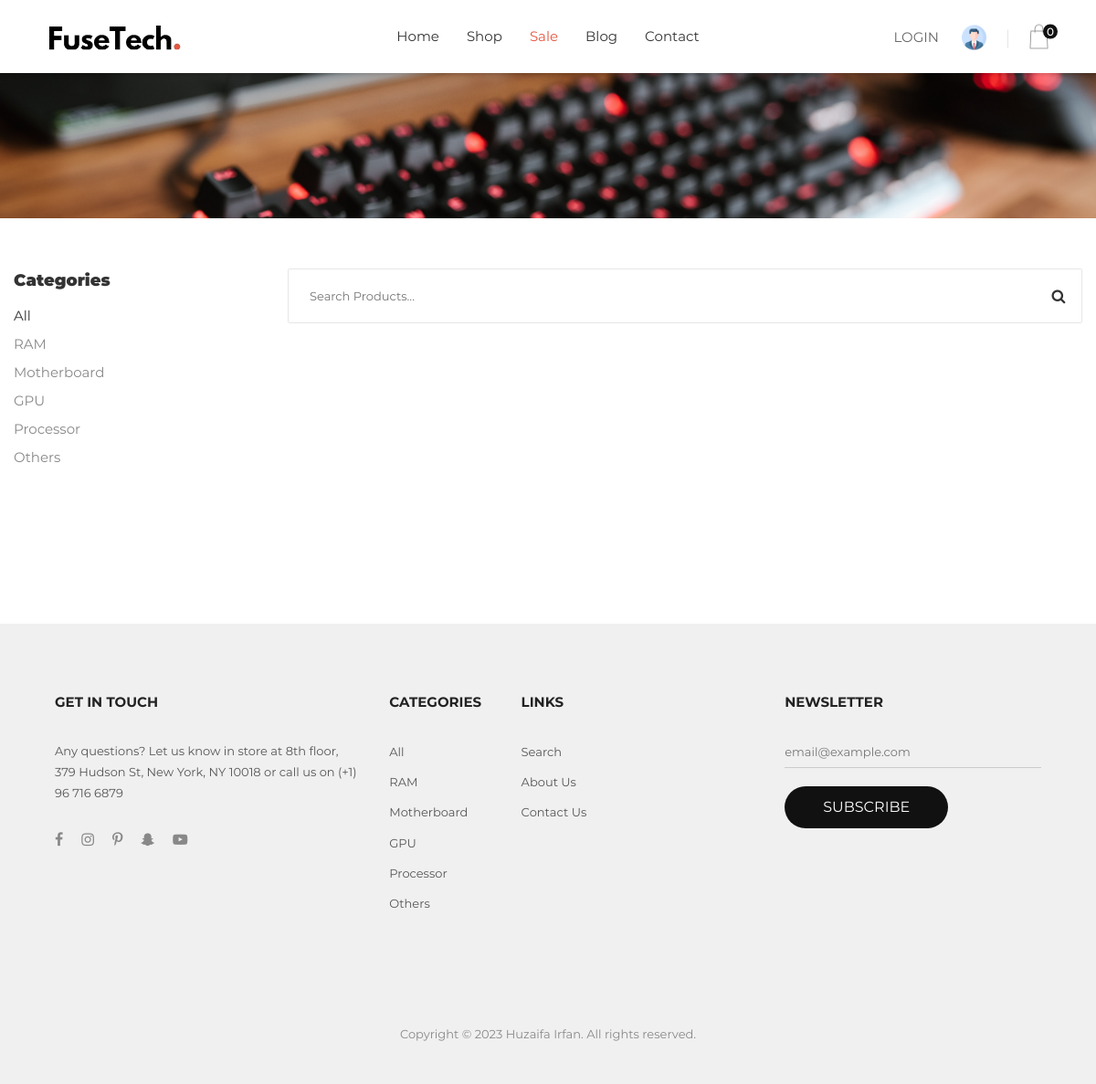
The app's page /products.php?id=3 with its own data.
### tables this page shows
CREATE TABLE `tbl_category` (
  `cat_id` int(11) NOT NULL,
  `cat_name` varchar(500) NOT NULL,
  `brand` int(11) DEFAULT NULL
);

### products.php (the view, shortened to what this page needs)
<?php
include("connection.php");
?>
<!DOCTYPE html>
<html lang="en">
<head>
	<link rel="stylesheet" type="text/css" href="vendor/bootstrap/css/bootstrap.min.css">
	<link rel="stylesheet" type="text/css" href="fonts/font-awesome-4.7.0/css/font-awesome.min.css">
	<link rel="stylesheet" type="text/css" href="fonts/themify/themify-icons.css">
	<link rel="stylesheet" type="text/css" href="fonts/Linearicons-Free-v1.0.0/icon-font.min.css">
	<link rel="stylesheet" type="text/css" href="fonts/elegant-font/html-css/style.css">
	<link rel="stylesheet" type="text/css" href="vendor/animate/animate.css">
	<link rel="stylesheet" type="text/css" href="vendor/css-hamburgers/hamburgers.min.css">
	<link rel="stylesheet" type="text/css" href="vendor/animsition/css/animsition.min.css">
	<link rel="stylesheet" type="text/css" href="vendor/select2/select2.min.css">
	<link rel="stylesheet" type="text/css" href="vendor/slick/slick.css">
	<link rel="stylesheet" type="text/css" href="vendor/noui/nouislider.min.css">
	<link rel="stylesheet" type="text/css" href="css/util.css">
	<link rel="stylesheet" type="text/css" href="css/main.css">
</head>
<body class="animsition">
	<?php include("nav.php");?>
	<section class="bg-title-page p-t-50 p-b-40 flex-col-c-m" style="background-image: url(images/other.jpg);">
	</section>
	<section class="bgwhite p-t-55 p-b-65">
		<div class="container">
			<div class="row">
				<div class="col-sm-6 col-md-4 col-lg-3 p-b-50">
					<div class="leftbar p-r-20 p-r-0-sm">
						<h4 class="m-text14 p-b-7">
							Categories
						</h4>
						<ul class="p-b-54">
							<li class="p-t-4">
								<a href="shop_allproducts.php" class="s-text13 active1">
									All
								</a>
							</li>
							<?php $select_cat = "SELECT * FROM `tbl_category`";
							$select_cat_run = mysqli_query($con , $select_cat);
							while($category = mysqli_fetch_array($select_cat_run)){?>
							<li class="p-t-4">
								<a href="products.php?id=<?php echo $category['cat_id']?>" class="s-text13">
									<?php echo $category['cat_name']?>
								</a>
							</li>
							<?php }?>
						</ul>
					</div>
				</div>
				<div class="col-sm-6 col-md-8 col-lg-9 p-b-50">
					<div class="flex p-b-35">
						<div class="search-product pos-relative bo4 of-hidden">
							<input class="s-text7 size6 p-l-23 p-r-50" type="text" name="search-product"
								placeholder="Search Products...">
							<button class="flex-c-m size5 ab-r-m color2 color0-hov trans-0-4">
								<i class="fs-12 fa fa-search" aria-hidden="true"></i>
							</button>
						</div>
					</div>
				</div>
			</div>
		</div>
	</section>
	<?php include("footer.php");?>
</body>
</html>

### footer.php (shortened to what this page needs)
<footer class="bg6 p-t-45 p-b-43 p-l-45 p-r-45">
    <div class="flex-w p-b-90">
        <div class="w-size6 p-t-30 p-l-15 p-r-15 respon3">
            <h4 class="s-text12 p-b-30">
                GET IN TOUCH
            </h4>
            <div>
                <p class="s-text7 w-size27">
                    Any questions? Let us know in store at 8th floor, 379 Hudson St, New York, NY 10018 or call us
                    on (+1) 96 716 6879
                </p>
                <div class="flex-m p-t-30">
                    <a href="#" class="fs-18 color1 p-r-20 fa fa-facebook"></a>
                    <a href="#" class="fs-18 color1 p-r-20 fa fa-instagram"></a>
                    <a href="#" class="fs-18 color1 p-r-20 fa fa-pinterest-p"></a>
                    <a href="#" class="fs-18 color1 p-r-20 fa fa-snapchat-ghost"></a>
                    <a href="#" class="fs-18 color1 p-r-20 fa fa-youtube-play"></a>
                </div>
            </div>
        </div>
        <div class="w-size7 p-t-30 p-l-15 p-r-15 respon4">
            <h4 class="s-text12 p-b-30">
                Categories
            </h4>
            <ul>
                <li class="p-b-9">
                    <a href="shop_allproducts.php" class="s-text7">
                        All
                    </a>
                </li>
                <?php $select_cat = "SELECT * FROM `tbl_category`";
                $select_cat_run = mysqli_query($con , $select_cat);
                while($category = mysqli_fetch_array($select_cat_run)){?>
                <li class="p-b-9">
                    <a href="#" class="s-text7">
                        <?php echo $category['cat_name']?>
                    </a>
                </li>
                <?php }?>
            </ul>
        </div>
        <div class="w-size7 p-t-30 p-l-15 p-r-15 respon4">
            <h4 class="s-text12 p-b-30">
                Links
            </h4>
            <ul>
                <li class="p-b-9">
                    <a href="#" class="s-text7">
                        Search
                    </a>
                </li>
                <li class="p-b-9">
                    <a href="#" class="s-text7">
                        About Us
                    </a>
                </li>
                <li class="p-b-9">
                    <a href="#" class="s-text7">
                        Contact Us
                    </a>
                </li>
            </ul>
        </div>
        <div class="w-size7 p-t-30 p-l-15 p-r-15 respon4">
        </div>
        <div class="w-size8 p-t-30 p-l-15 p-r-15 respon3">
            <h4 class="s-text12 p-b-30">
                Newsletter
            </h4>
            <form>
                <div class="effect1 w-size9">
                    <input class="s-text7 bg6 w-full p-b-5" type="text" name="email"
                        placeholder="email@example.com">
                </div>
                <div class="w-size2 p-t-20">
                    <button class="flex-c-m size2 bg4 bo-rad-23 hov1 m-text3 trans-0-4">
                        Subscribe
                    </button>
                </div>
            </form>
        </div>
    </div>
    <div class="t-center p-l-15 p-r-15">
        <div class="t-center s-text8 p-t-20">
            Copyright © 2023 Huzaifa Irfan. All rights reserved.
        </div>
    </div>
</footer>

### css/util.css (style rules this page uses)
.fs-12 { font-size: 12px; }
.fs-18 { font-size: 18px; }
.p-t-4 { padding-top: 4px; }
.p-t-20 { padding-top: 20px; }
.p-t-30 { padding-top: 30px; }
.p-t-45 { padding-top: 45px; }
.p-t-50 { padding-top: 50px; }
.p-t-55 { padding-top: 55px; }
.p-b-5 { padding-bottom: 5px; }
.p-b-7 { padding-bottom: 7px; }
.p-b-9 { padding-bottom: 9px; }
.p-b-30 { padding-bottom: 30px; }
.p-b-35 { padding-bottom: 35px; }
.p-b-40 { padding-bottom: 40px; }
.p-b-43 { padding-bottom: 43px; }
.p-b-50 { padding-bottom: 50px; }
.p-b-54 { padding-bottom: 54px; }
.p-b-65 { padding-bottom: 65px; }
.p-b-90 { padding-bottom: 90px; }
.p-l-15 { padding-left: 15px; }
.p-l-23 { padding-left: 23px; }
.p-l-45 { padding-left: 45px; }
.p-r-15 { padding-right: 15px; }
.p-r-20 { padding-right: 20px; }
.p-r-45 { padding-right: 45px; }
.p-r-50 { padding-right: 50px; }
.t-center { text-align: center; }
.pos-relative { position: relative; }
.w-full { width: 100%; }
.bgwhite { background-color: white; }
.of-hidden { overflow: hidden; }
.trans-0-4 { -webkit-transition: all 0.4s; -o-transition: all 0.4s; -moz-transition: all 0.4s; transition: all 0.4s; }
.flex-w { display: -webkit-box; display: -webkit-flex; display: -moz-box; display: -ms-flexbox; display: flex; -webkit-flex-wrap: wrap; -moz-flex-wrap: wrap; -ms-flex-wrap: wrap; -o-flex-wrap: wrap; flex-wrap: wrap; }
.flex-m { display: -webkit-box; display: -webkit-flex; display: -moz-box; display: -ms-flexbox; display: flex; -ms-align-items: center; align-items: center; }
.flex-c-m { display: -webkit-box; display: -webkit-flex; display: -moz-box; display: -ms-flexbox; display: flex; justify-content: center; -ms-align-items: center; align-items: center; }
.flex-col-c-m { display: -webkit-box; display: -webkit-flex; display: -moz-box; display: -ms-flexbox; display: flex; -webkit-flex-direction: column; -moz-flex-direction: column; -ms-flex-direction: column; -o-flex-direction: column; flex-direction: column; -ms-align-items: center; align-items: center; justify-content: center; }
.ab-r-m { position: absolute; right: 0px; top: 50%; -webkit-transform: translateY(-50%); -moz-transform: translateY(-50%); -ms-transform: translateY(-50%); -o-transform: translateY(-50%); transform: translateY(-50%); }
.s-text7 { font-family: Montserrat-Regular; font-size: 13px; color: #555555; line-height: 1.8; }
.s-text8 { font-family: Montserrat-Regular; font-size: 13px; color: #888888; line-height: 1.8; }
.s-text12 { font-family: Montserrat-Bold; font-size: 15px; color: #222222; line-height: 1.5; text-transform: uppercase; }
.s-text13 { font-family: Montserrat-Regular; font-size: 15px; color: #888888; line-height: 1.8; }
.m-text3 { font-family: Montserrat-Regular; font-size: 16px; color: white; text-transform: uppercase; }
.m-text14 { font-family: Montserrat-Black; font-size: 18px; color: #333333; line-height: 1.5; }
.color1 { color: #888888; }
.color2 { color: #333333; }
.size2 { width: 100%; height: 46px; }
.size5 { width: 50px; height: 58px; }
.size6 { width: 100%; height: 58px; }
.w-size2 { width: 179px; }
.w-size6 { width: 33%; }
.w-size7 { width: 13%; }
.w-size8 { width: 28%; }
.w-size9 { max-width: 300px; }
.w-size27 { max-width: 482px; }
.bg4 { background-color: #111111; }
.bg6 { background-color: #f0f0f0; }
.bo4 { border: 1px solid #e6e6e6; border-radius: 2px; }
.bo-rad-23 { border-radius: 23px; }
.effect1 { position: relative; border-bottom: 1px solid #cccccc; }
.active1 { color: #333333; }

### css/main.css (style rules this page uses)
* { margin: 0px; padding: 0px; box-sizing: border-box; }
body, html { height: 100%; font-family: Montserrat-Regular, sans-serif; font-weight: 400; }
a { font-family: Montserrat-Regular; font-weight: 400; font-size: 15px; line-height: 1.7; color: #666666; margin: 0px; transition: all 0.4s; -webkit-transition: all 0.4s; -o-transition: all 0.4s; -moz-transition: all 0.4s; }
h2,h3,h4,h5 { margin: 0px; }
p { font-family: Montserrat-Regular; font-size: 15px; line-height: 1.7; color: #888888; margin: 0px; }
ul, li { margin: 0px; list-style-type: none; }
input { outline: none; border: none !important; }
button { outline: none !important; border: none; background: transparent; }
.container { max-width: 1200px; }
.bg-title-page { width: 100%; min-height: 239px; padding-left: 15px; padding-right: 15px; background-repeat: no-repeat; background-position: center 0; background-size: cover; }
body { padding-right: 0px !important; }

### records on screen
tbl_category: cat_name "RAM"
tbl_category: cat_name "Motherboard"
tbl_category: cat_name "GPU"
tbl_category: cat_name "Processor"
tbl_category: cat_name "Others"
